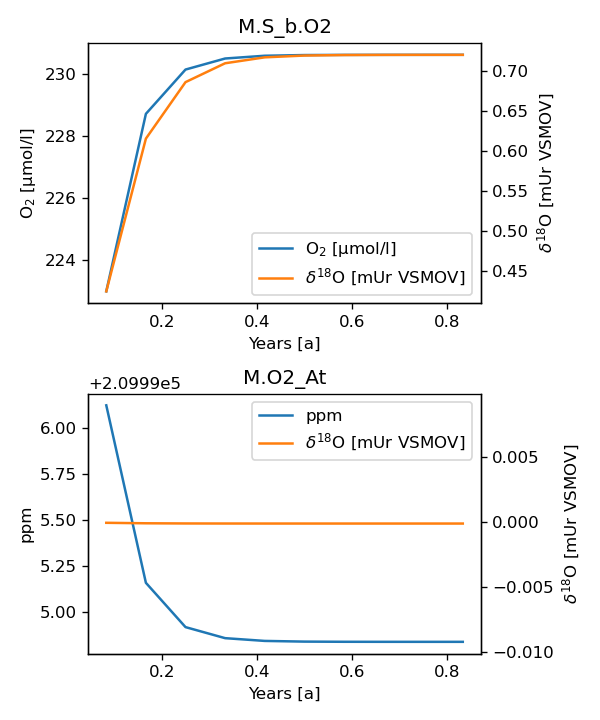

Generate this figure with Python:
# This example is available as iso_4.py in ESBMTK Examples Repository
# https://github.com/uliw/ESBMTK-Examples/tree/main/Examples_from_the_manual
from esbmtk import (
    Model,  # the model class
    Reservoir,  # the reservoir class
    ConnectionProperties,  # the connection class
    GasReservoir,  # sink class
    Species2Species,
)
M = Model(
    stop="1 yr",  # end time of model
    max_timestep="1 month",  # upper limit of time step
    element=["Oxygen"],  # list of element definitions
)
GasReservoir(
    name="O2_At",
    species=M.O2,
    species_ppm="21 percent",
    delta=0,
)
Reservoir(
    name="S_b",  # box name
    geometry={"area": "2.85e14m**2", "volume": "3E16 m**3"},
    concentration={M.O2: "200 umol/l"},  # initial concentration
    delta={M.O2: 0},
    seawater_parameters={"T": 21.5, "P": 1, "S": 35},
)

Species2Species(  # Ocean to atmosphere F8
    source=M.O2_At,  # Reservoir Species
    sink=M.S_b.O2,  # Reservoir Species
    species=M.O2,
    piston_velocity="4.8 m/d",
    ctype="gasexchange",
    id="ex_O2",
)
M.run(method="BDF")

M.plot([M.S_b.O2, M.O2_At], fn="iso_4.png")
